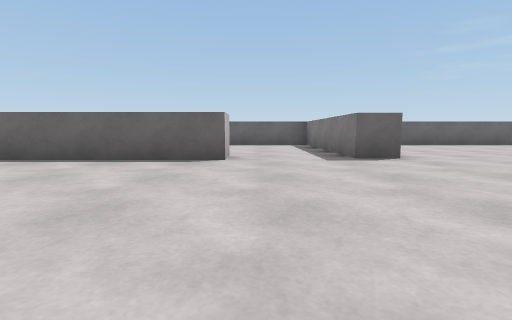
view 1 (above)

12 first-person views from a walk through a Unity game level. The camera is 0.23 m above the floor, tilts 6° down and sees 85° across. The floor is counted in squares, 0.5 m on a side. Each view is taken from the middle of a square. On the plan, view 1 faces up. The plan holds only what a view shows up to about 9 squares ahead; the rest is blank.

view 2
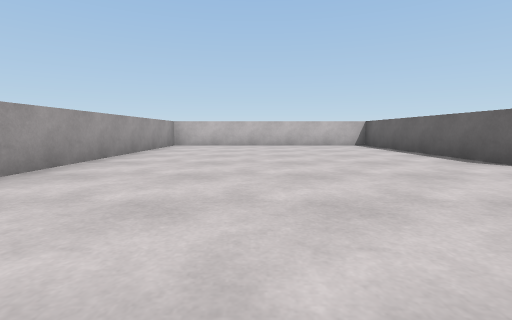

view 3
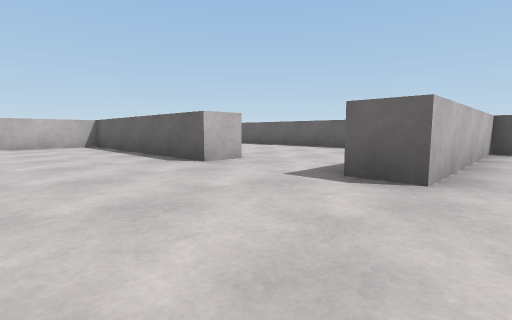

view 4
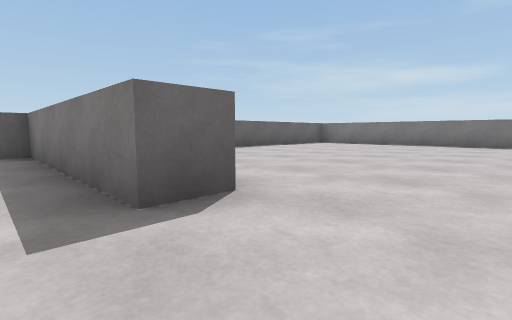

view 5
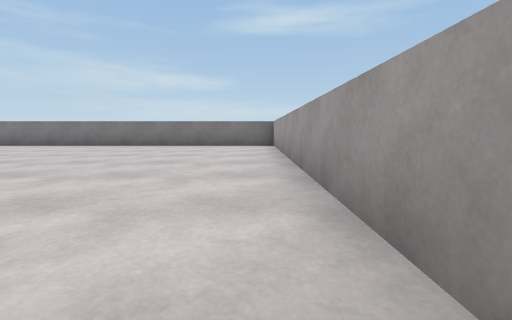

view 6
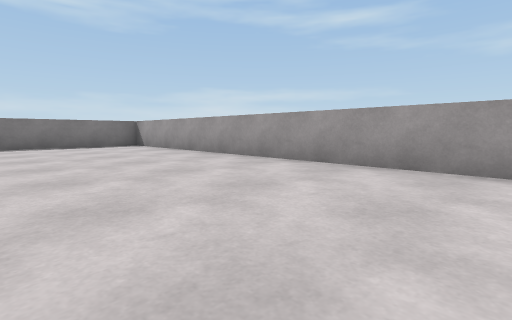

view 7
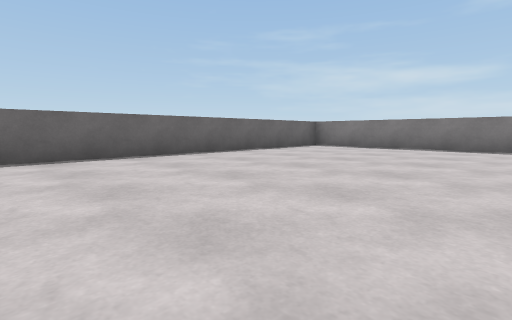

view 8
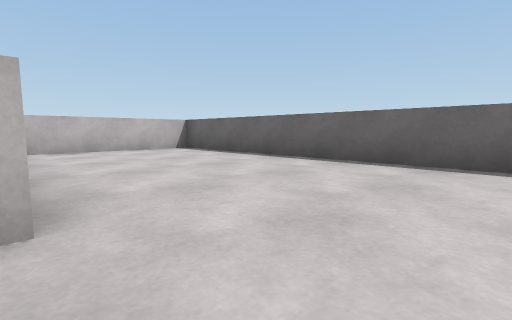

view 9
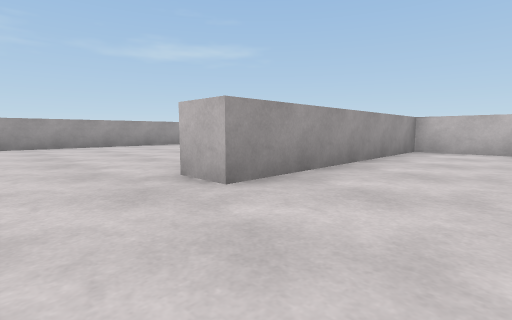

view 10
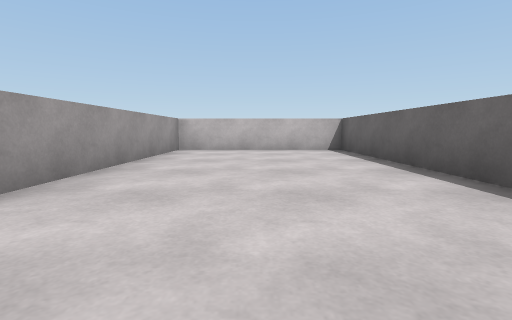

view 11
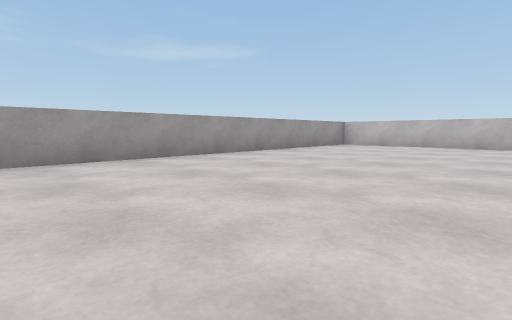

view 12
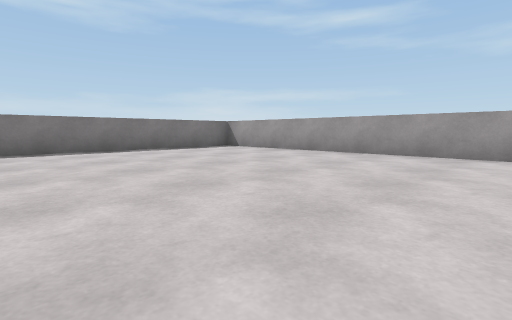

### Floor plan
Points are (right, up) in squares from view 1. A wall is a line through its corners. A room is listed if a view was taken in it or the views show most of it. See-through windows are left out.
Room 1 (views 1, 2, 3, 4, 5, 6, 7, 11, 12)
walls: (-0.5, 4.4) (-5.7, 4.4) (-5.7, -1.5) (10.8, -1.5) (10.8, 9) (2.4, 9) (2.4, 4.6) (1.6, 4.6)
ways out: opening at (0.5, 5) to room 2
Room 2 (views 8, 9, 10)
walls: (1.6, 4.6) (1.6, 9) (-5.7, 9) (-5.7, 5.1) (-0.5, 5.1) (-0.5, 4.4)
ways out: opening at (0.5, 5) to room 1

Positions as (right, up) in squares from view 1, and headings:
1: (0, 0), facing up
2: (3, 1), facing left
3: (3, 2), facing up-left
4: (1, 3), facing up-right
5: (2, -1), facing right
6: (2, 2), facing down-right
7: (3, 4), facing up-right
8: (1, 5), facing up-left
9: (1, 7), facing down-left
10: (1, 7), facing left
11: (3, 3), facing down-left
12: (4, 4), facing down-right
